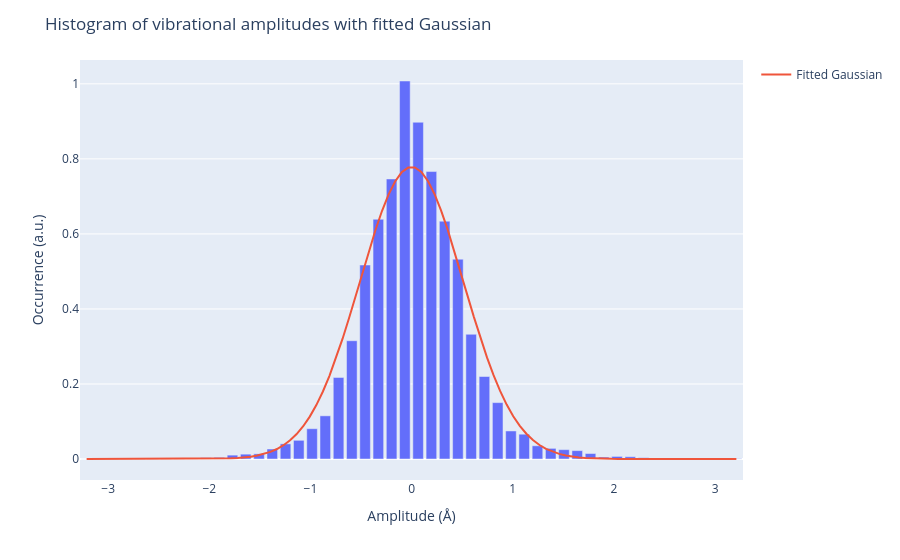

Here is the notebook cell this chart was saved with:
### Code cell
diff_trajectory.plot_vibrational_amplitudes()
